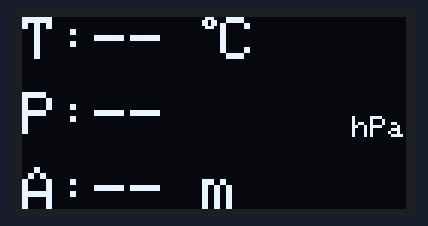
A sketch run on a simulated ESP8266 (NodeMCU). Parts: 128×64 one-colour display. WiFi joins after 1.5 s; servers stay silent unless stated; what the sketch prints to the serial monitor is not drawn.

Above: at 5.7 s.

The sketch:

Station_Client_.ino
```cpp
#include <ESP8266WiFi.h>
#include <ESP8266HTTPClient.h>
#include <WiFiClient.h>

//Required credentials for connecting to the AP
const char* ssid = "Ayush's NodeMCU AP";
const char* password = "123456789";

//Different domain name with URL path for respective requests
const char* serverNameTemp = "http://192.168.4.1/temperature";
const char* serverNamePres = "http://192.168.4.1/pressure";
const char* serverNameAlti = "http://192.168.4.1/altitude";

#include <Wire.h>
#include <Adafruit_SSD1306.h>

#define SCREEN_WIDTH 128 // OLED display width, in pixels
#define SCREEN_HEIGHT 64 // OLED display height, in pixels

// Declaration for an SSD1306 display connected to I2C (SDA, SCL pins)
#define OLED_RESET     -1
Adafruit_SSD1306 display(SCREEN_WIDTH, SCREEN_HEIGHT, &Wire, OLED_RESET);

String temperature;
String pressure;
String altitude;


unsigned long previousMillis = 0;
const long interval = 5000;

void setup() {
  Serial.begin(115200);
  Serial.println();

  if(!display.begin(SSD1306_SWITCHCAPVCC, 0x3C)) {
    Serial.println(F("SSD1306 allocation failed"));
    for(;;); // Don't proceed, loop forever
  }
  display.clearDisplay();
  display.setTextColor(WHITE);

  Serial.print("Connecting to ");
  Serial.println(ssid);
  WiFi.begin(ssid, password);

  while (WiFi.status() != WL_CONNECTED) {
    delay(500);
    Serial.print(".");
  }
  Serial.println("");
  Serial.println("Connected to WiFi");
}

void loop() {
  unsigned long currentMillis = millis();

  if(currentMillis - previousMillis >= interval) {
     // Check WiFi connection status
    if ((WiFi.status() == WL_CONNECTED)) {
      temperature = httpGETRequest(serverNameTemp);
      pressure = httpGETRequest(serverNamePres);
      altitude = httpGETRequest(serverNameAlti);

      Serial.println("Temperature: " + temperature + " *C - Pressure: " + pressure + " hPa - Approx. Altitude: " + altitude + " m");

      display.clearDisplay();

      // display temperature
      display.setTextSize(2);
      display.setCursor(0,0);
      display.print("T:");
      display.print(temperature);
      display.print(" ");
      display.setTextSize(1);
      display.cp437(true);
      display.write(248);
      display.setTextSize(2);
      display.print("C");

      // display pressure
      display.setTextSize(2);
      display.setCursor(0, 25);
      display.print("P:");
      display.print(pressure);
      display.setTextSize(1);
      display.setCursor(110, 33);
      display.print("hPa");

      // display altitude
      display.setTextSize(2);
      display.setCursor(0, 50);
      display.print("A:");
      display.print(altitude);
      display.print(" m");

      display.display();

      // save the last HTTP GET Request
      previousMillis = currentMillis;
    }
    else {
      Serial.println("WiFi Disconnected");
    }
  }
}

String httpGETRequest(const char* serverName) {
  WiFiClient client;
  HTTPClient http;

  // Your IP address with path or Domain name with URL path
  http.begin(client, serverName);

  // Send HTTP POST request
  int httpResponseCode = http.GET();

  String payload = "--";

  if (httpResponseCode>0) {
    Serial.print("HTTP Response code: ");
    Serial.println(httpResponseCode);
    payload = http.getString();
  }
  else {
    Serial.print("Error code: ");
    Serial.println(httpResponseCode);
  }
  // Free resources
  http.end();

  return payload;
}
```
